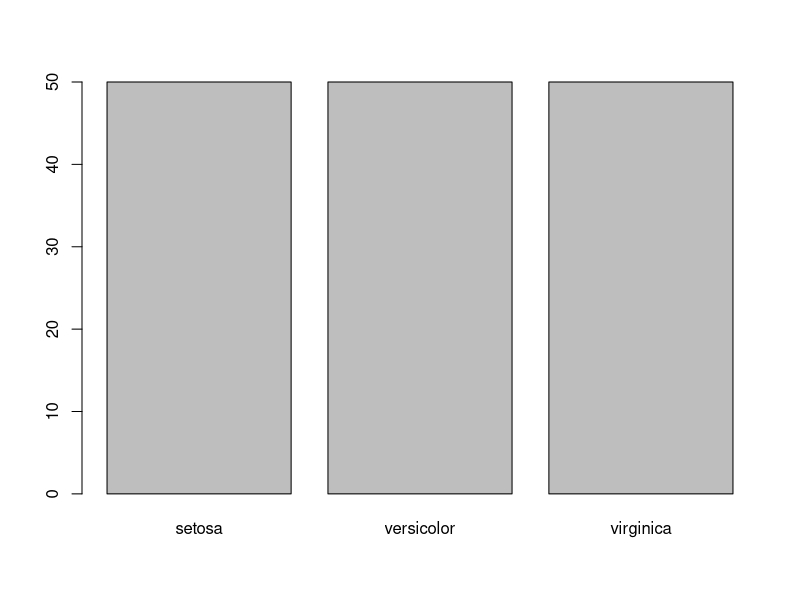
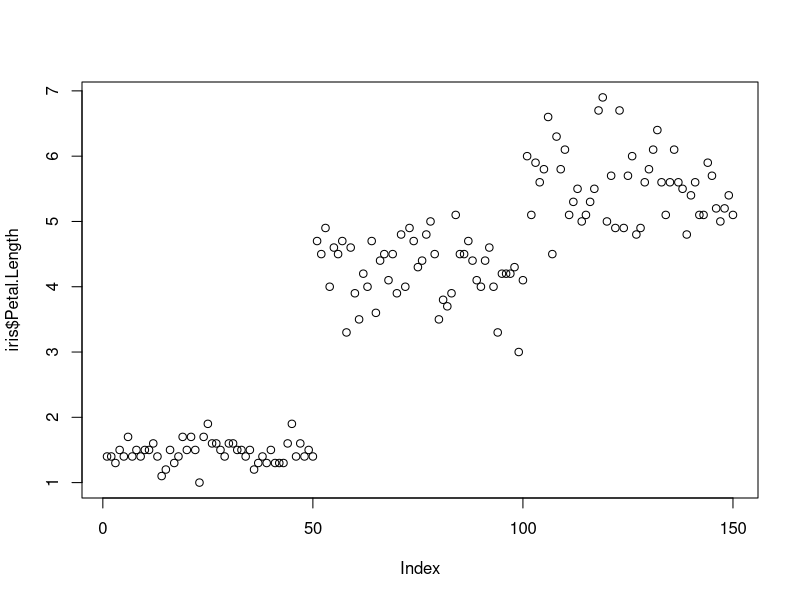
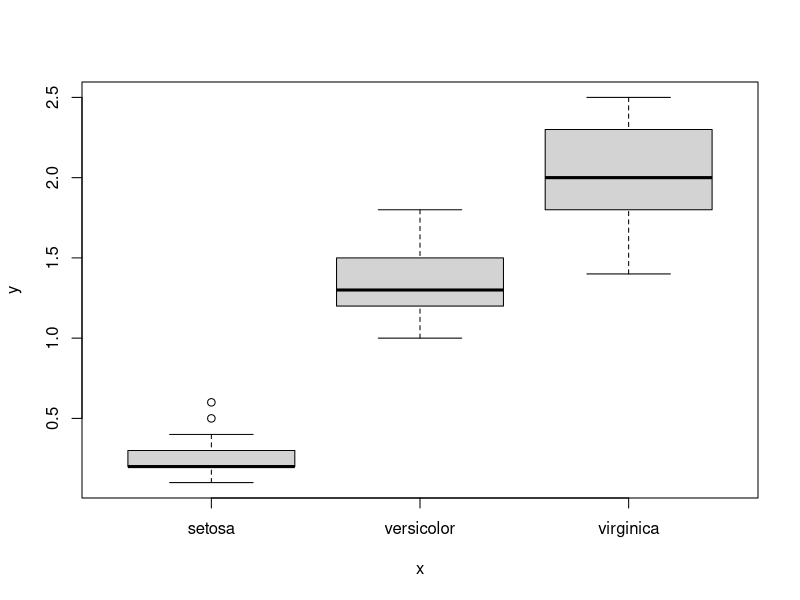
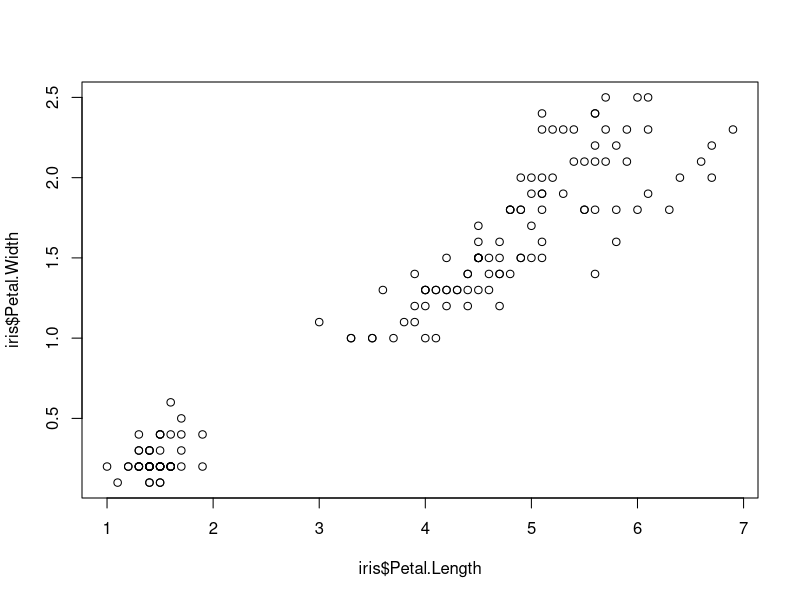
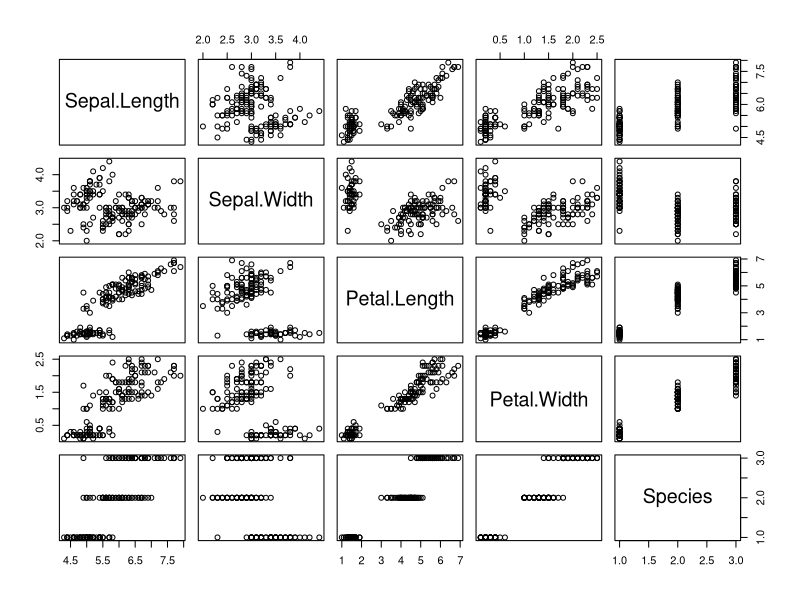
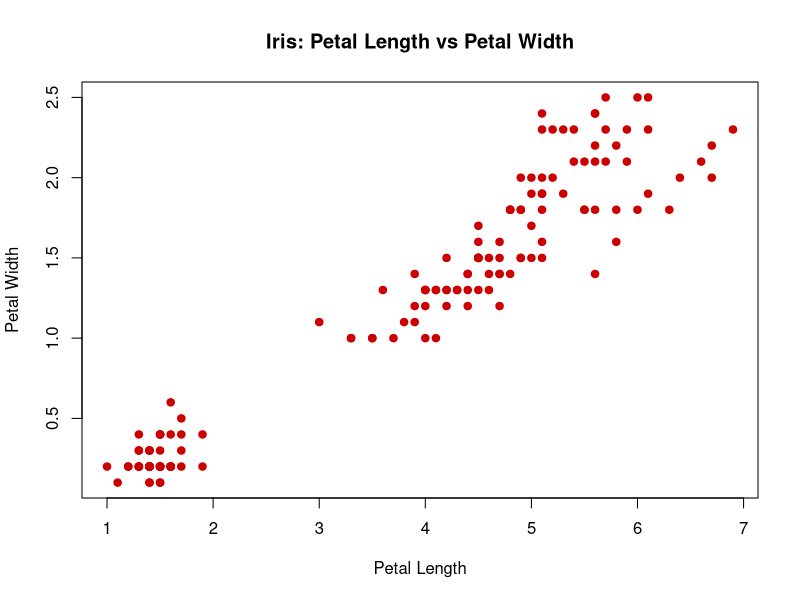
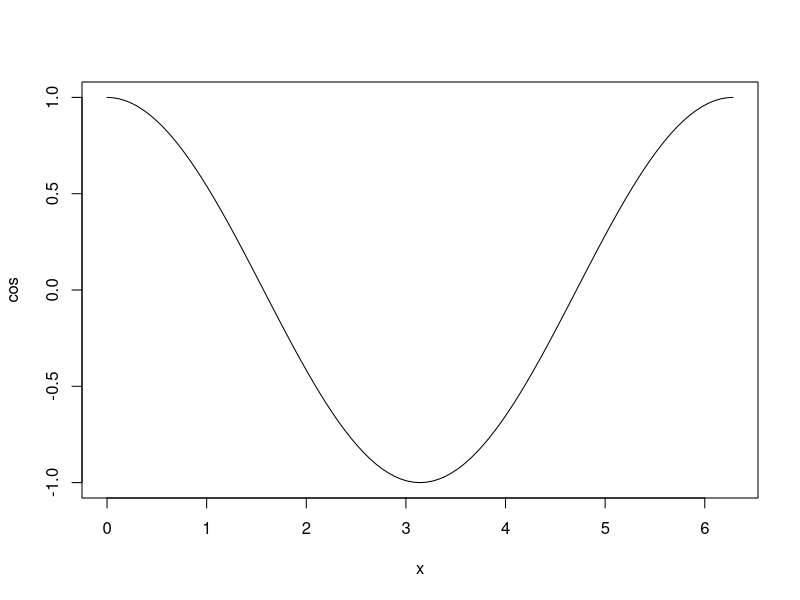
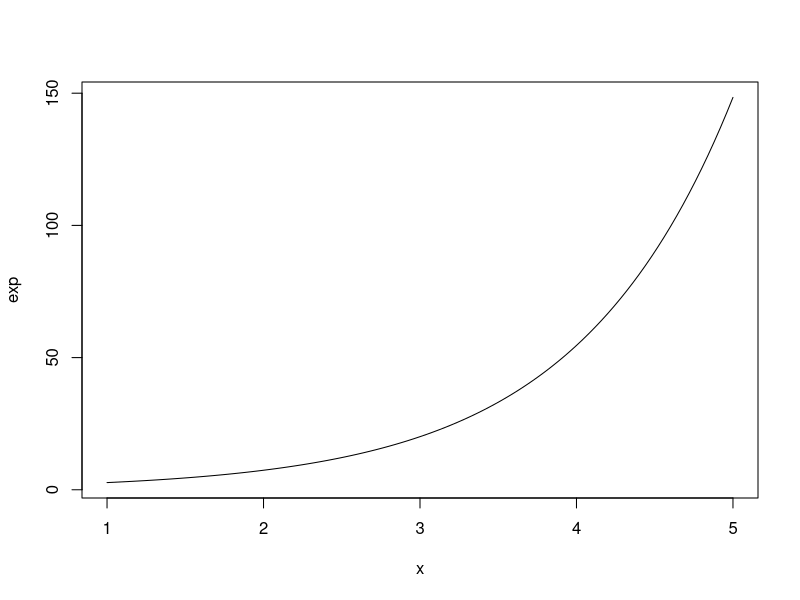

Write the R code that produced these figures, in order.
library(datasets)

head(iris)

?plot

plot(iris$Species)
plot(iris$Petal.Length)
plot(iris$Species, iris$Petal.Width)
plot(iris$Petal.Length, iris$Petal.Width)
plot(iris)

plot(iris$Petal.Length, iris$Petal.Width,
     col="#cc0000",
     pch=19,
     main="Iris: Petal Length vs Petal Width",
     xlab="Petal Length",
     ylab="Petal Width")

plot(cos, 0, 2*pi)
plot(exp, 1, 5)
plot(dnorm, -3, 3, 
     col="#cc0000",
     pwd=5,
     main="Standard normal distribution",
     xlab="z-scores",
     ylab="density")

detach("package:datasets", unload=TRUE)
